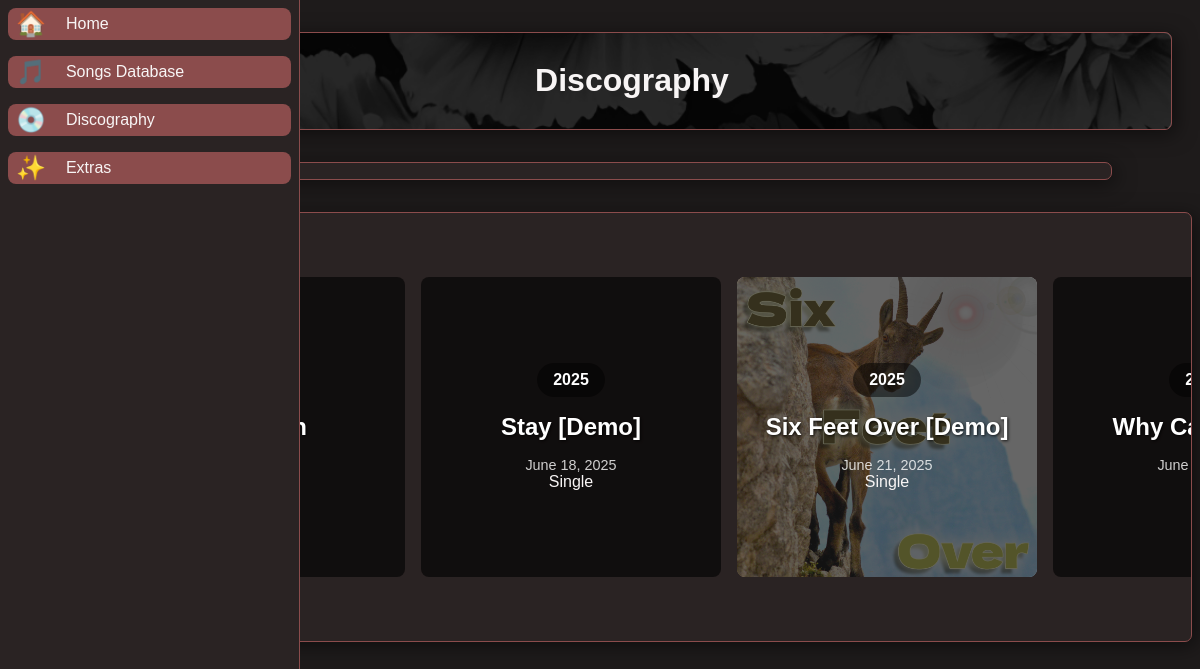
Page /pages/discography.php on the committed database.
### tables this page shows
CREATE TABLE releases (
        id INTEGER PRIMARY KEY AUTOINCREMENT,
        release_title TEXT,
        type TEXT,
        release_date TEXT
    );

### pages/discography.php (the view, shortened to what this page needs)
<!DOCTYPE html>
<html lang="en">
<head>
    <?php include '../backend/meta-include.php'; ?>
    <link rel="stylesheet" href="../css/discography.css">
</head>
<body>
    <main-element class="welcome">
        <h1 title>Discography</h1>
    </main-element>
    <main-element class="filters">
    </main-element>
    <main-element discography>
        <div class="timeline-container">
            <?php
            $db = new SQLite3(__DIR__ . '/../db/kars.db');
            $results = $db->query('SELECT * FROM releases ORDER BY release_date ASC');
            echo '<div class="timeline">';
            while ($row = $results->fetchArray(SQLITE3_ASSOC)) {
                $titleEncoded = urlencode($row['release_title']);
                $releaseDate = $row['release_date'];
                if ($releaseDate === "N/A") {
                    $year = "????";
                    $fullDate = "Future";
                } else {
                    $year = date('Y', strtotime($releaseDate));
                    $fullDate = date('F j, Y', strtotime($releaseDate));
                }
                echo '<a href="/pages/songs.php?album=' . $titleEncoded . '" class="timeline-item" data-album="' . htmlspecialchars($row['release_title']) . '" data-type="' . htmlspecialchars($row['type']) . '">';
                echo '<div class="timeline-content">';
                echo '<div class="timeline-date">' . $year . '</div>';
                echo '<h3>' . htmlspecialchars($row['release_title']) . '</h3>';
                echo '<div class="release-date">' . $fullDate . '</div>';
                echo '<div class="release-type">' . htmlspecialchars($row['type']) . '</div>';
                echo '</div>';
                echo '</a>';
            }
            echo '</div>';
            ?>
        </div>
    </main-element>
</body>
</html>

### backend/meta-include.php (shortened to what this page needs)
<?php $root = $_SERVER['DOCUMENT_ROOT']; ?>
<link rel="stylesheet" href="/css/base.css?v=<?= filemtime($root . '/css/base.css') ?>">
<link rel="stylesheet" href="/css/meta-include.css?v=<?= filemtime($root . '/css/meta-include.css') ?>">
<div class="nav">
    <a button href="/home">
        <span class="icon">🏠</span>
        <span class="label">Home</span>
    </a>
    <a button href="/songs">
        <span class="icon">🎵</span>
        <span class="label">Songs Database</span>
    </a>
    <a button href="/discography">
        <span class="icon">💿</span>
        <span class="label">Discography</span>
    </a>
    <a button href="/extras.php">
        <span class="icon">✨</span>
        <span class="label">Extras</span>
    </a>
</div>

### css/base.css (style rules this page uses)
:root { --main-br-radius: 7px; --main-br-radius-x2: 14px; --box-shadow: 4px 4px 20px rgba(0, 0, 0, 0.5); --main: #1E1B1B; --secondary: #2A2323; --accent: #8B4C4C; --accent-secondary: #A35C5C; --white: #F8F5F5; }
*, *::before, *::after { box-sizing: border-box !important; color: var(--white); }
body { margin-left: 4em; font-family: Arial; padding-left: 0.5em !important; min-height: calc(100vh - 4.5em); background-color: var(--main); background-size: 100% auto; background-repeat: no-repeat; background-position: top center; }
[button], button { background-color: var(--accent) !important; border: none; padding: 0.5em; border-radius: var(--main-br-radius); cursor: pointer; }
a:not([button]) { color: var(--accent-secondary) }
main-element { display: block; margin: auto; margin-block: 2em; padding-inline: 0.75em; padding-block: 0.5em; width: 80vw; background-color: var(--secondary); border: 1px solid var(--accent); border-radius: var(--main-br-radius); box-shadow: var(--box-shadow); }
.welcome::before { content: ""; position: absolute; inset: 0; background: rgba(0,0,0,0.6); z-index: 0; pointer-events: none; border-radius: inherit; }
.welcome > * { position: relative; z-index: 1; }
[title] { margin-inline: auto; align-items: center; justify-content: center; text-align: center; }

### css/meta-include.css (style rules this page uses)
.nav { position: fixed; top: 0; left: 0; height: 100vh; width: 4em; z-index: 1000; padding-inline: 0.5em; background-color: var(--secondary); border-bottom: 1px solid var(--accent); display: flex; flex-direction: column; align-items: center; flex-wrap: nowrap; transition: width 0.25s; overflow-x: hidden; border-right: 1px solid var(--accent); }
.nav [button], .nav .parent [button] { display: flex; align-items: center; width: 100%; line-height: 1em; text-decoration: none; margin: 0.5em 0; background: none; border: none; background-color: transparent; color: inherit; cursor: pointer; transition: background 10s; padding: 0.5em; border-radius: 0.5em; }
.nav [button] .icon, .nav .parent [button] .icon { margin-right: 0.5em; font-size: 1.5em; display: inline-block; }
.nav [button] .label, .nav .parent [button] .label { display: none; white-space: nowrap; transition: opacity 0.2s; opacity: 0; }

### css/discography.css (style rules this page uses)
[discography] { width: 100%; height: auto; padding: 2rem 0; }
.timeline-container { width: 100%; overflow-x: auto; padding: 2rem; }
.timeline { display: flex; flex-direction: row; min-width: min-content; padding: 0; position: relative; }
.timeline::after { content: ''; position: absolute; top: 50%; left: 0; right: 0; height: 2px; z-index: 1; }
.timeline-item { flex: 0 0 300px; height: 300px; margin-right: 1em; text-decoration: none; color: white; position: relative; z-index: 2; transition: transform 0.2s ease; border-radius: 8px; overflow: hidden; background-size: cover; background-position: center; background-repeat: no-repeat; }
.timeline-item::before { content: ''; position: absolute; top: 0; left: 0; right: 0; bottom: 0; background: rgba(0, 0, 0, 0.6); filter: brightness(0.4); z-index: -1; }
.timeline-content { height: 100%; display: flex; flex-direction: column; justify-content: center; align-items: center; padding: 1.5rem; background: transparent; box-shadow: none; position: relative; z-index: 1; }
.timeline-date { padding: 0.5rem 1rem; border-radius: 20px; display: inline-block; margin-bottom: 1rem; font-weight: bold; background: rgba(0, 0, 0, 0.5); color: white; }
.timeline-content h3 { margin: 0 0 1rem 0; font-size: 1.5rem; color: white; text-shadow: 1px 1px 3px rgba(0, 0, 0, 0.8); }
.release-date { font-size: 0.9rem; color: rgba(255, 255, 255, 0.8); }

### rows in the picture
releases: release_date "2025", release_title "Stay [Demo]", release_date "June 18, 2025", type "Single"
releases: shows a picture, release_date "2025", release_title "Six Feet Over [Demo]", release_date "June 21, 2025", type "Single"
releases: release_title "Why…", release_date "June…"
